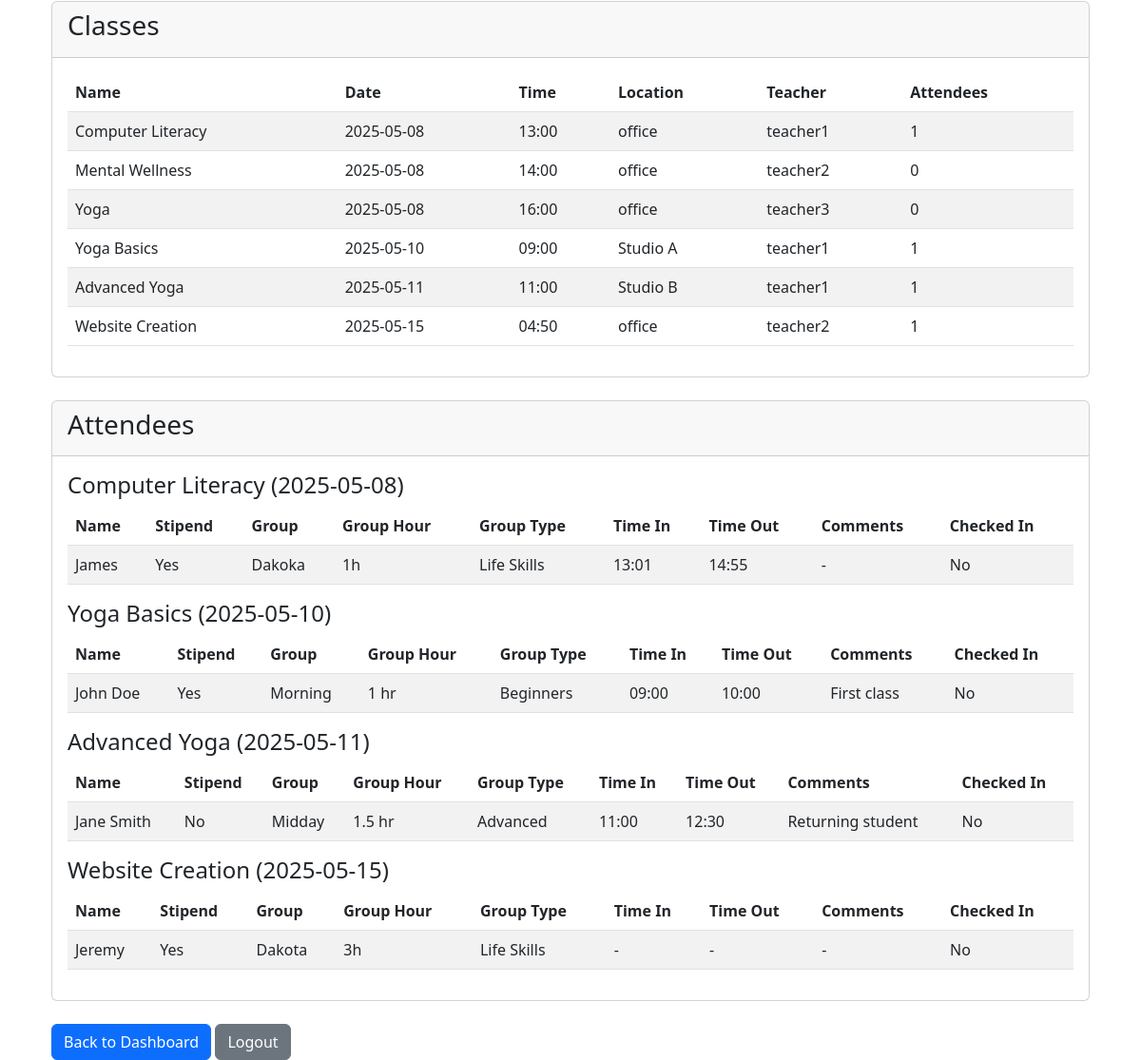
The page /frontdesk/manage (signed in, lower part) on the database as committed earlier.
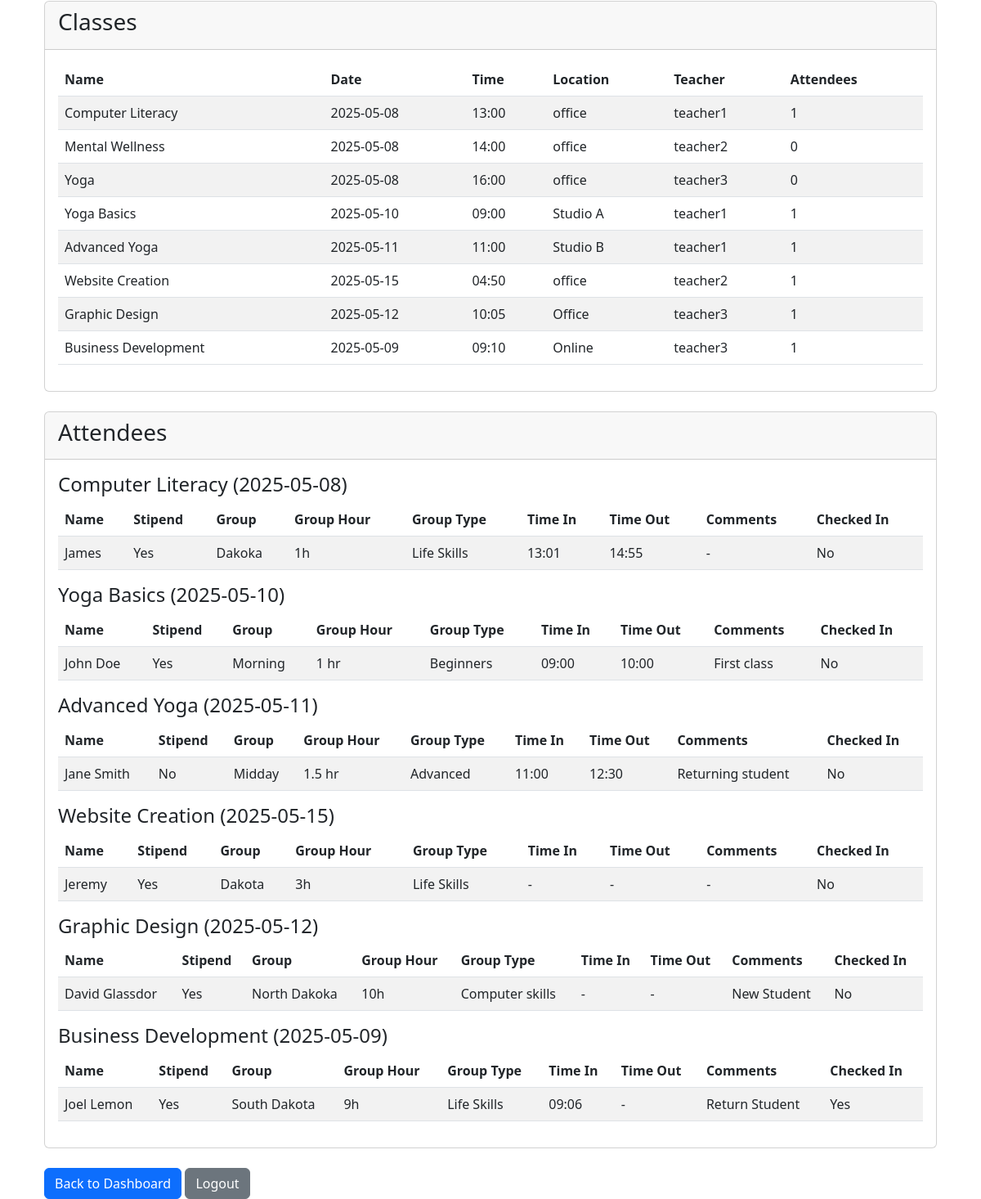
The same page on the database as committed later.
### models.py (models this page shows, shortened)
class Class(db.Model):
    id = db.Column(db.Integer, primary_key=True)
    name = db.Column(db.String(100), nullable=False)
    date = db.Column(db.Date, nullable=False)
    time = db.Column(db.Time, nullable=False)
    teacher_id = db.Column(db.Integer, db.ForeignKey('user.id'), nullable=False)
    location = db.Column(db.String(100), nullable=False)
    attendees = db.relationship('Attendee', backref='class_ref', lazy=True, cascade="all, delete-orphan")

class User(db.Model, UserMixin):
    id = db.Column(db.Integer, primary_key=True)
    username = db.Column(db.String(80), unique=True, nullable=False)
    password_hash = db.Column(db.String(128), nullable=False)
    role = db.Column(db.String(20), nullable=False)  # admin, frontdesk, teacher
    classes = db.relationship('Class', backref='teacher', lazy=True)

class Attendee(db.Model):
    id = db.Column(db.Integer, primary_key=True)
    name = db.Column(db.String(100), nullable=False)
    stipend = db.Column(db.Boolean, default=False)
    group = db.Column(db.String(50), nullable=True)
    comments = db.Column(db.String(200), nullable=True)
    checked_in = db.Column(db.Boolean, default=False)
    class_id = db.Column(db.Integer, db.ForeignKey('class.id'), nullable=False)
    group_hour = db.Column(db.String(50), nullable=True)  # e.g., "1 hr" or "10:00 AM"
    group_type = db.Column(db.String(50), nullable=True)  # e.g., "Beginners", "Advanced"
    time_in = db.Column(db.Time, nullable=True)  # Check-in time
    time_out = db.Column(db.Time, nullable=True)  # Check-out time

### routes/frontdesk.py (the view, shortened to what this page needs)
@bp.route('/frontdesk/manage', methods=['GET', 'POST'])
@login_required
def manage():
    if current_user.role != 'frontdesk':
        flash('Access denied: Front Desk only.', 'danger')
        return redirect(url_for('auth.login'))
    classes = Class.query.all()
    teachers = User.query.filter_by(role='teacher').all()
    return render_template('frontdesk_manage.html',
                         classes=classes,
                         teachers=teachers)

### app.py (called while the page is built)
@login_manager.user_loader
def load_user(user_id):
    from models import User
    return User.query.get(int(user_id))

### templates/frontdesk_manage.html (shortened to what this page needs)
{% extends 'base.html' %}
{% block content %}
<div class="container mt-5">
    <div class="card mb-4">
        <div class="card-header">
            <h3>Classes</h3>
        </div>
        <div class="card-body">
            {% if classes %}
                <table class="table table-striped">
                    <thead>
                        <tr>
                            <th>Name</th>
                            <th>Date</th>
                            <th>Time</th>
                            <th>Location</th>
                            <th>Teacher</th>
                            <th>Attendees</th>
                        </tr>
                    </thead>
                    <tbody>
                        {% for class_ in classes %}
                            <tr>
                                <td>{{ class_.name }}</td>
                                <td>{{ class_.date.strftime('%Y-%m-%d') }}</td>
                                <td>{{ class_.time.strftime('%H:%M') }}</td>
                                <td>{{ class_.location }}</td>
                                <td>{{ class_.teacher.username }}</td>
                                <td>{{ class_.attendees | length }}</td>
                            </tr>
                        {% endfor %}
                    </tbody>
                </table>
            {% else %}
                <p>No classes available.</p>
            {% endif %}
        </div>
    </div>
    <div class="card mb-4">
        <div class="card-header">
            <h3>Attendees</h3>
        </div>
        <div class="card-body">
            {% if classes %}
                {% for class_ in classes %}
                    {% if class_.attendees %}
                        <h4>{{ class_.name }} ({{ class_.date.strftime('%Y-%m-%d') }})</h4>
                        <table class="table table-striped">
                            <thead>
                                <tr>
                                    <th>Name</th>
                                    <th>Stipend</th>
                                    <th>Group</th>
                                    <th>Group Hour</th>
                                    <th>Group Type</th>
                                    <th>Time In</th>
                                    <th>Time Out</th>
                                    <th>Comments</th>
                                    <th>Checked In</th>
                                </tr>
                            </thead>
                            <tbody>
                                {% for attendee in class_.attendees %}
                                    <tr>
                                        <td>{{ attendee.name }}</td>
                                        <td>{{ 'Yes' if attendee.stipend else 'No' }}</td>
                                        <td>{{ attendee.group or '-' }}</td>
                                        <td>{{ attendee.group_hour or '-' }}</td>
                                        <td>{{ attendee.group_type or '-' }}</td>
                                        <td>{{ attendee.time_in.strftime('%H:%M') if attendee.time_in else '-' }}</td>
                                        <td>{{ attendee.time_out.strftime('%H:%M') if attendee.time_out else '-' }}</td>
                                        <td>{{ attendee.comments or '-' }}</td>
                                        <td>{{ 'Yes' if attendee.checked_in else 'No' }}</td>
                                    </tr>
                                {% endfor %}
                            </tbody>
                        </table>
                    {% endif %}
                {% endfor %}
            {% else %}
                <p>No attendees available.</p>
            {% endif %}
        </div>
    </div>
    <a href="{{ url_for('frontdesk.dashboard') }}" class="btn btn-primary">Back to Dashboard</a>
    <a href="{{ url_for('auth.logout') }}" class="btn btn-secondary">Logout</a>
</div>
{% endblock %}

Rows that differ between the two databases and show on the page:
added Class: name "Graphic Design", date "2025-05-12", time "10:05", location "Office", teacher.username "teacher3", attendees|length "1"
added Class: name "Business Development", date "2025-05-09", time "09:10", location "Online", teacher.username "teacher3", attendees|length "1"
added Attendee: name "David Glassdor", stipend "Yes", group "North Dakoka", group_hour "10h", group_type "Computer skills", time_in "-", time_out "-", comments "New Student", checked_in "No", shown under "Graphic Design"
added Attendee: name "Joel Lemon", stipend "Yes", group "South Dakota", group_hour "9h", group_type "Life Skills", time_in "09:06", time_out "-", comments "Return Student", checked_in "Yes", shown under "Business Development"
